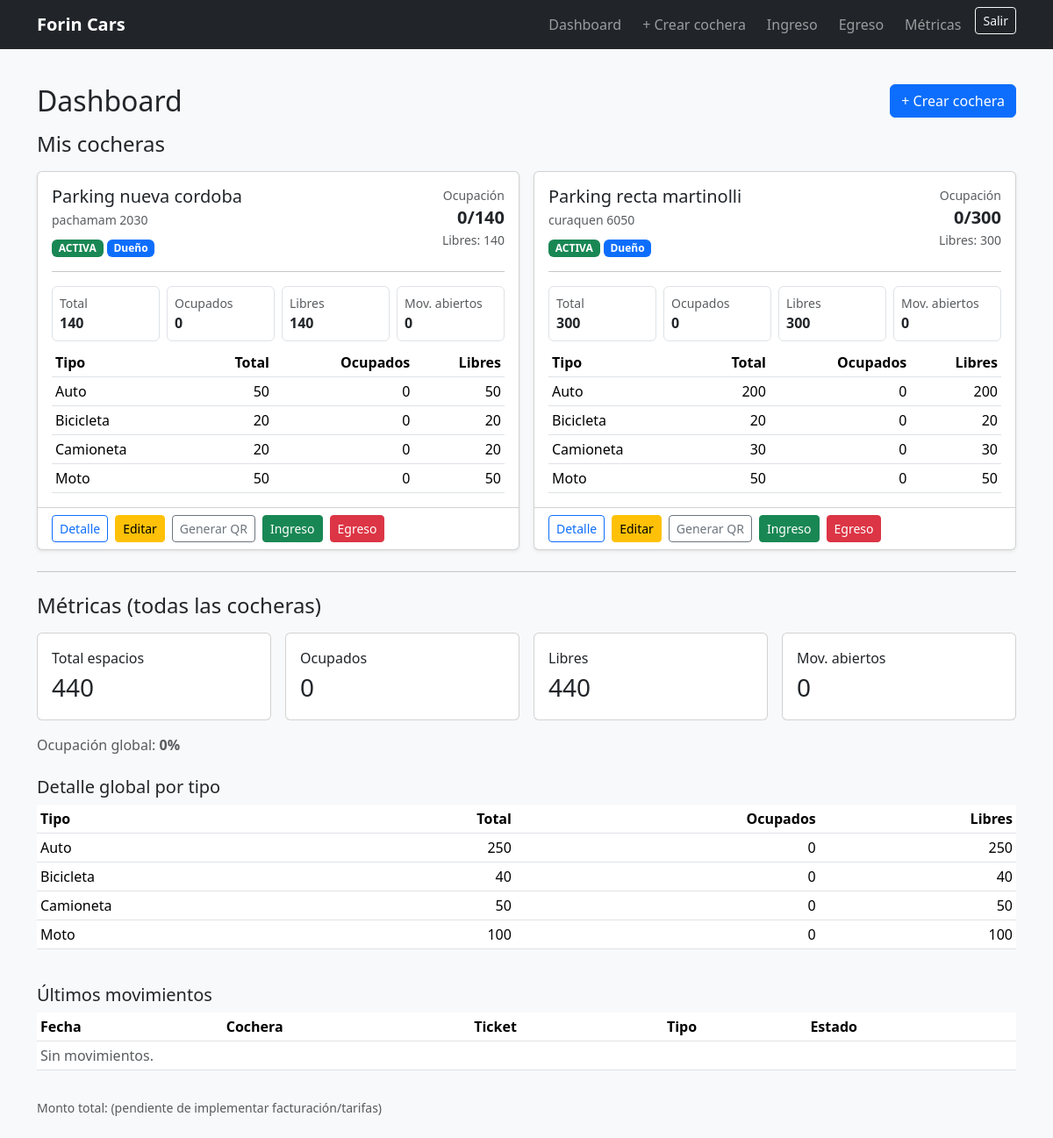
Before: /dashboard/ (signed in) with the older database file.
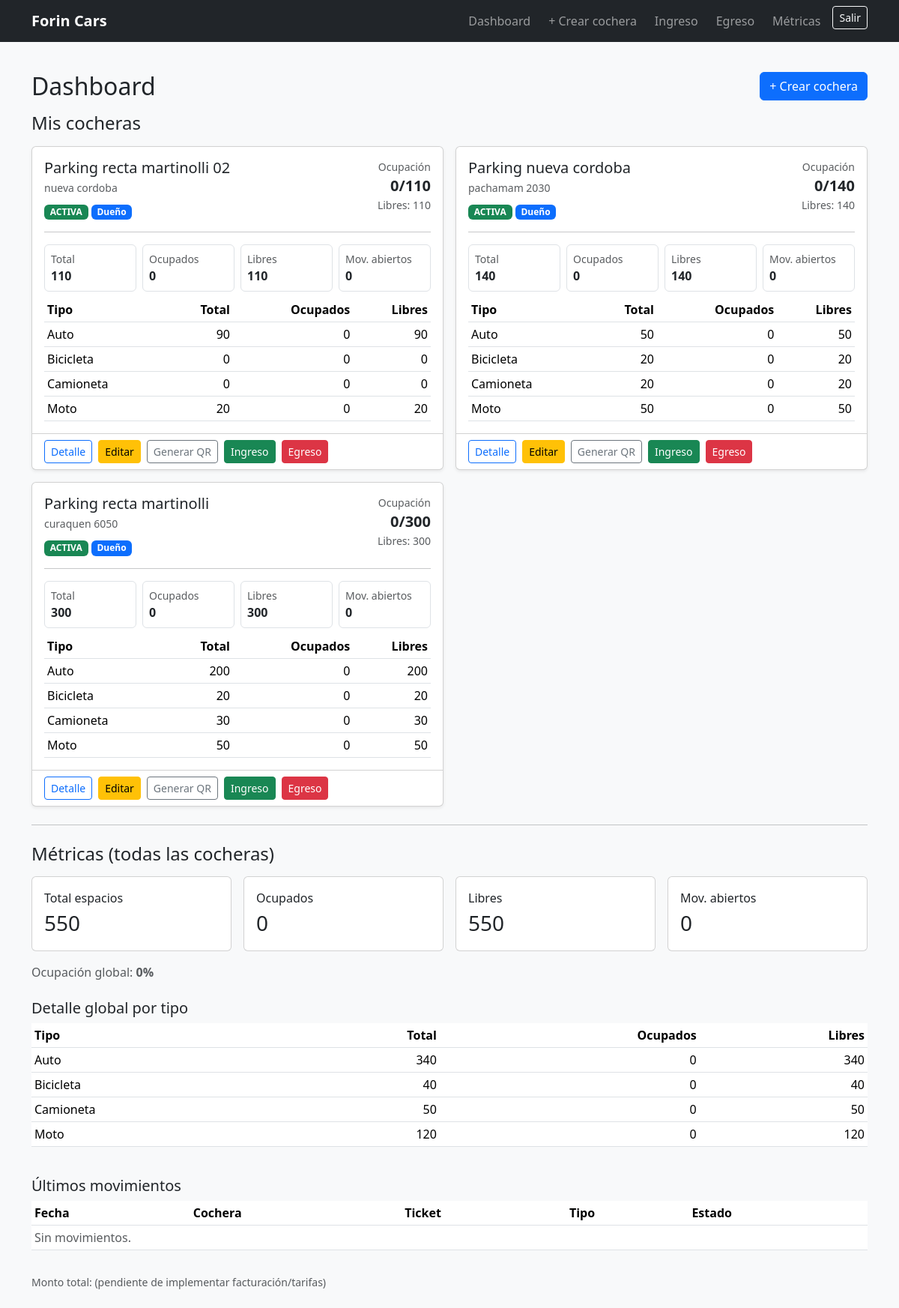
After: the same page with the newer database file.
### parking/models.py (models this page shows, shortened)
class Cochera(models.Model):
    owner = models.ForeignKey(
        settings.AUTH_USER_MODEL,
        on_delete=models.CASCADE,
        related_name="cocheras",
    )
    nombre = models.CharField(max_length=120)
    direccion = models.CharField(max_length=200, blank=True)
    activa = models.BooleanField(default=True)
    created_at = models.DateTimeField(auto_now_add=True)
    empleados = models.ManyToManyField(
        settings.AUTH_USER_MODEL,
        related_name="cocheras_asignadas",
        blank=True,
        through="CocheraEmpleado",
    )

class TipoEspacio(models.Model):
    nombre = models.CharField(max_length=60, unique=True)

### users/views.py (the view)
# urls.py: path("dashboard/", views.dashboard_view, name="dashboard"),
@login_required
def dashboard_view(request):
    user = request.user
    is_superadmin = user.is_superuser
    is_admin_dueno = is_superadmin or user.groups.filter(name="ADMIN_DUENO").exists()
    is_admin_empleado = is_superadmin or user.groups.filter(name="ADMIN_EMPLEADO").exists()
    can_manage_cochera = is_admin_dueno
    can_operate = is_admin_dueno or is_admin_empleado
    cocheras = (
        Cochera.objects.filter(
            Q(owner=user) |
            Q(cocheraempleado__empleado=user, cocheraempleado__activo=True)
        )
        .filter(activa=True)
        .distinct()
        .order_by("-created_at", "-id")
        .prefetch_related("capacidades__tipo", "espacios__tipo")
    )
    total_espacios = 0
    ocupados = 0
    libres = 0
    mov_abiertos = 0
    totales_por_tipo = {}  # tipo_id -> dict(tipo,total,ocupados,libres)
    cocheras_data = []
    for c in cocheras:
        caps = list(c.capacidades.all())
        total_por_tipo = {cap.tipo_id: cap.cantidad for cap in caps}
        tipo_obj = {cap.tipo_id: cap.tipo for cap in caps}
        espacios = list(c.espacios.all())
        ocupados_por_tipo = defaultdict(int)
        for e in espacios:
            if e.ocupado:
                ocupados_por_tipo[e.tipo_id] += 1
            if e.tipo_id not in tipo_obj:
                tipo_obj[e.tipo_id] = e.tipo
                total_por_tipo.setdefault(e.tipo_id, 0)
        por_tipo_list = []
        total_c = 0
        ocupados_c = 0
        for tipo_id, tipo in sorted(tipo_obj.items(), key=lambda kv: kv[1].nombre):
            t_total = int(total_por_tipo.get(tipo_id, 0))
            t_ocup = int(ocupados_por_tipo.get(tipo_id, 0))
            t_lib = max(t_total - t_ocup, 0)
            por_tipo_list.append({
                "tipo": tipo,
                "total": t_total,
                "ocupados": t_ocup,
                "libres": t_lib,
            })
            total_c += t_total
            ocupados_c += t_ocup
            if tipo_id not in totales_por_tipo:
                totales_por_tipo[tipo_id] = {"tipo": tipo, "total": 0, "ocupados": 0, "libres": 0}
            totales_por_tipo[tipo_id]["total"] += t_total
            totales_por_tipo[tipo_id]["ocupados"] += t_ocup
        libres_c = max(total_c - ocupados_c, 0)
        abiertos_c = c.movimientos.filter(estado="ABIERTO").count()
        total_espacios += total_c
        ocupados += ocupados_c
        libres += libres_c
        mov_abiertos += abiertos_c
        cocheras_data.append({
            "cochera": c,
            "is_owner": (c.owner_id == user.id),
            "total_espacios": total_c,
            "ocupados": ocupados_c,
            "libres": libres_c,
            "mov_abiertos": abiertos_c,
            "por_tipo": por_tipo_list,
        })
    totales_por_tipo_list = []
    for d in totales_por_tipo.values():
        d["libres"] = max(d["total"] - d["ocupados"], 0)
        totales_por_tipo_list.append(d)
    totales_por_tipo_list.sort(key=lambda x: x["tipo"].nombre)
    ocupacion_pct = round((ocupados / total_espacios * 100) if total_espacios else 0, 1)
    ultimos = (
        Movimiento.objects.filter(cochera__in=cocheras)
        .select_related("cochera", "vehiculo", "vehiculo__tipo", "espacio", "espacio__tipo")
        .order_by("-ingreso_at")[:10]
    )
    total_facturado = None
    ctx = {
        "cocheras": cocheras,
        "cocheras_data": cocheras_data,
        "total_espacios": total_espacios,
        "ocupados": ocupados,
        "libres": libres,
        "mov_abiertos": mov_abiertos,
        "ocupacion_pct": ocupacion_pct,
        "ultimos": ultimos,
        "totales_por_tipo": totales_por_tipo_list,
        "is_superadmin": is_superadmin,
        "can_manage_cochera": can_manage_cochera,
        "can_operate": can_operate,
        "total_facturado": total_facturado,
    }
    return render(request, "users/dashboard.html", ctx)

### users/context_processors.py (called while the page is built)
def role_flags(request):
    u = getattr(request, "user", None)
    if not u or not u.is_authenticated:
        return {"can_manage_cochera": False, "can_operate": False, "is_superadmin": False}
    is_superadmin = u.is_superuser
    can_manage_cochera = is_superadmin or u.groups.filter(name="ADMIN_DUENO").exists()
    can_operate = can_manage_cochera or u.groups.filter(name="ADMIN_EMPLEADO").exists()
    return {
        "is_superadmin": is_superadmin,
        "can_manage_cochera": can_manage_cochera,
        "can_operate": can_operate,
    }

### users/templates/users/dashboard.html (shortened to what this page needs)
{% extends "base.html" %}
{% block content %}
<div class="container py-4">
  <div class="d-flex align-items-center justify-content-between mb-3">
    <h2 class="m-0">Dashboard</h2>
    {% if can_manage_cochera %}
      <a class="btn btn-primary" href="{% url 'cochera_new' %}">+ Crear cochera</a>
    {% endif %}
  </div>
  <h4 class="mb-3">Mis cocheras</h4>
  {% if cocheras_data %}
    <div class="row g-3">
      {% for item in cocheras_data %}
        {% with c=item.cochera %}
        <div class="col-12 col-lg-6">
          <div class="card h-100 shadow-sm">
            <div class="card-body">
              <div class="d-flex align-items-start justify-content-between gap-3">
                <div>
                  <h5 class="card-title mb-1">{{ c.nombre }}</h5>
                  <div class="text-muted small">{{ c.direccion|default:"(sin dirección)" }}</div>
                  <div class="mt-2">
                    <span class="badge text-bg-{% if c.activa %}success{% else %}secondary{% endif %}">
                      {% if c.activa %}ACTIVA{% else %}INACTIVA{% endif %}
                    </span>
                    {% if item.is_owner %}
                      <span class="badge text-bg-primary">Dueño</span>
                    {% else %}
                      <span class="badge text-bg-info">Empleado</span>
                    {% endif %}
                  </div>
                </div>
                <div class="text-end">
                  <div class="small text-muted">Ocupación</div>
                  <div class="fs-5 fw-semibold">{{ item.ocupados }}/{{ item.total_espacios }}</div>
                  <div class="small text-muted">Libres: {{ item.libres }}</div>
                </div>
              </div>
              <hr class="my-3">
              <div class="row g-2 mb-2">
                <div class="col-6 col-md-3">
                  <div class="border rounded p-2">
                    <div class="small text-muted">Total</div>
                    <div class="fw-semibold">{{ item.total_espacios }}</div>
                  </div>
                </div>
                <div class="col-6 col-md-3">
                  <div class="border rounded p-2">
                    <div class="small text-muted">Ocupados</div>
                    <div class="fw-semibold">{{ item.ocupados }}</div>
                  </div>
                </div>
                <div class="col-6 col-md-3">
                  <div class="border rounded p-2">
                    <div class="small text-muted">Libres</div>
                    <div class="fw-semibold">{{ item.libres }}</div>
                  </div>
                </div>
                <div class="col-6 col-md-3">
                  <div class="border rounded p-2">
                    <div class="small text-muted">Mov. abiertos</div>
                    <div class="fw-semibold">{{ item.mov_abiertos }}</div>
                  </div>
                </div>
              </div>
              <div class="table-responsive">
                <table class="table table-sm align-middle mb-0">
                  <thead>
                    <tr>
                      <th>Tipo</th>
                      <th class="text-end">Total</th>
                      <th class="text-end">Ocupados</th>
                      <th class="text-end">Libres</th>
                    </tr>
                  </thead>
                  <tbody>
                    {% for row in item.por_tipo %}
                      <tr>
                        <td>{{ row.tipo.nombre }}</td>
                        <td class="text-end">{{ row.total }}</td>
                        <td class="text-end">{{ row.ocupados }}</td>
                        <td class="text-end">{{ row.libres }}</td>
                      </tr>
                    {% empty %}
                      <tr><td colspan="4" class="text-muted">Sin capacidades configuradas.</td></tr>
                    {% endfor %}
                  </tbody>
                </table>
              </div>
            </div>
            <div class="card-footer bg-transparent d-flex flex-wrap gap-2">
              <a class="btn btn-outline-primary btn-sm" href="{% url 'parking:cochera_detail' c.id %}" >Detalle</a>
              {% if can_manage_cochera and item.is_owner %}
                <a class="btn btn-warning btn-sm" href="{% url 'parking:cochera_edit' c.id %}">Editar</a>
              {% endif %}
              <a class="btn btn-outline-secondary btn-sm" href="{% url 'parking:cochera_qr' c.id %}" target="_blank">
                Generar QR
              </a>
              {% if can_operate %}
                <a class="btn btn-success btn-sm" href="{% url 'parking:ingreso_cochera' c.id %}">Ingreso</a>
                <a class="btn btn-danger btn-sm" href="{% url 'parking:egreso_cochera' c.id %}">Egreso</a>
              {% endif %}
            </div>
          </div>
        </div>
        {% endwith %}
      {% endfor %}
    </div>
  {% endif %}
  <hr class="my-4">
  <h4 class="mb-3">Métricas (todas las cocheras)</h4>
  <div class="row g-3 mb-3">
    <div class="col-12 col-md-3">
      <div class="card p-3">
        <div>Total espacios</div>
        <div class="fs-3">{{ total_espacios|default:0 }}</div>
      </div>
    </div>
    <div class="col-12 col-md-3">
      <div class="card p-3">
        <div>Ocupados</div>
        <div class="fs-3">{{ ocupados|default:0 }}</div>
      </div>
    </div>
    <div class="col-12 col-md-3">
      <div class="card p-3">
        <div>Libres</div>
        <div class="fs-3">{{ libres|default:0 }}</div>
      </div>
    </div>
    <div class="col-12 col-md-3">
      <div class="card p-3">
        <div>Mov. abiertos</div>
        <div class="fs-3">{{ mov_abiertos|default:0 }}</div>
      </div>
    </div>
  </div>
  <div class="text-muted mb-2">Ocupación global: <b>{{ ocupacion_pct|default:0 }}%</b></div>
  <h5 class="mt-4">Detalle global por tipo</h5>
  <div class="table-responsive">
    <table class="table table-sm align-middle">
      <thead>
        <tr>
          <th>Tipo</th>
          <th class="text-end">Total</th>
          <th class="text-end">Ocupados</th>
          <th class="text-end">Libres</th>
        </tr>
      </thead>
      <tbody>
        {% for row in totales_por_tipo %}
          <tr>
            <td>{{ row.tipo.nombre }}</td>
            <td class="text-end">{{ row.total }}</td>
            <td class="text-end">{{ row.ocupados }}</td>
            <td class="text-end">{{ row.libres }}</td>
          </tr>
        {% empty %}
          <tr><td colspan="4" class="text-muted">No hay datos de capacidades.</td></tr>
        {% endfor %}
      </tbody>
    </table>
  </div>
  <h5 class="mt-4">Últimos movimientos</h5>
  <div class="table-responsive">
    <table class="table table-sm align-middle">
      <thead>
        <tr>
          <th>Fecha</th>
          <th>Cochera</th>
          <th>Ticket</th>
          <th>Tipo</th>
          <th>Estado</th>
        </tr>
      </thead>
      <tbody>
        {% for m in ultimos %}
          <tr>
            <td>{{ m.ingreso_at }}</td>
            <td>{{ m.cochera.nombre }}</td>
            <td>{{ m.vehiculo.ticket }}</td>
            <td>{{ m.vehiculo.tipo.nombre }}</td>
            <td>
              <span class="badge text-bg-{% if m.estado == 'ABIERTO' %}success{% else %}secondary{% endif %}">
                {{ m.estado }}
              </span>
            </td>
          </tr>
        {% empty %}
          <tr><td colspan="5" class="text-muted">Sin movimientos.</td></tr>
        {% endfor %}
      </tbody>
    </table>
  </div>
  <div class="mt-3 text-muted small">
    {% if total_facturado is None %}
      Monto total: (pendiente de implementar facturación/tarifas)
    {% else %}
      Monto total: {{ total_facturado }}
    {% endif %}
  </div>
</div>
{% endblock %}

### templates/base.html (shortened to what this page needs)
{% load static %}
<!doctype html>
<html lang="es">
<head>
  <link href="https://cdn.jsdelivr.net/npm/bootstrap@5.3.3/dist/css/bootstrap.min.css" rel="stylesheet">
  <link rel="stylesheet" href="https://cdnjs.cloudflare.com/ajax/libs/font-awesome/6.5.0/css/all.min.css">
</head>
<body class="bg-light">
<nav class="navbar navbar-expand-lg navbar-dark bg-dark">
  <div class="container">
    <a class="navbar-brand fw-bold"
       href="{% if request.user.is_authenticated %}{% url 'dashboard' %}{% else %}{% url 'login' %}{% endif %}">
      Forin Cars
    </a>
    <div class="collapse navbar-collapse" id="nav">
      <ul class="navbar-nav ms-auto gap-2">
        {% if request.user.is_authenticated %}
          <li class="nav-item">
            <a class="nav-link" href="{% url 'dashboard' %}">Dashboard</a>
          </li>
          {% if can_manage_cochera %}
            <li class="nav-item">
              <a class="nav-link" href="{% url 'parking:cochera_new' %}">+ Crear cochera</a>
            </li>
          {% endif %}
          {% if can_operate %}
            <li class="nav-item">
              <a class="nav-link" href="{% url 'parking:ingreso' %}">Ingreso</a>
            </li>
            <li class="nav-item">
              <a class="nav-link" href="{% url 'parking:egreso' %}">Egreso</a>
            </li>
          {% endif %}
          {% if can_manage_cochera %}
            <li class="nav-item">
              <a class="nav-link">Métricas</a>
            </li>
          {% endif %}
          <li class="nav-item">
            <a class="btn btn-outline-light btn-sm" href="{% url 'logout' %}">Salir</a>
          </li>
        {% endif %}
      </ul>
    </div>
  </div>
</nav>
{% block content %}{% endblock %}
</body>
</html>

Changed rows visible on the page:
added Cochera: cochera.nombre "Parking recta martinolli 02", cochera.direccion "nueva cordoba", activa "ACTIVA", ocupados "0", total_espacios "110", libres "110", mov_abiertos "0", TipoEspacio (tipo.nombre "Auto", total "90", ocupados "0", libres "90"), TipoEspacio (tipo.nombre "Bicicleta", total "0", ocupados "0", libres "0"), TipoEspacio (tipo.nombre "Camioneta", total "0", ocupados "0", libres "0"), TipoEspacio (tipo.nombre "Moto", total "20", ocupados "0", libres "20")
computed for TipoEspacio "Auto": total "250" → "340"; libres "250" → "340"
computed for TipoEspacio "Moto": total "100" → "120"; libres "100" → "120"
Other visible differences:
{{ total_espacios|default:0 }}: "440" → "550"
{{ libres|default:0 }}: "440" → "550"
